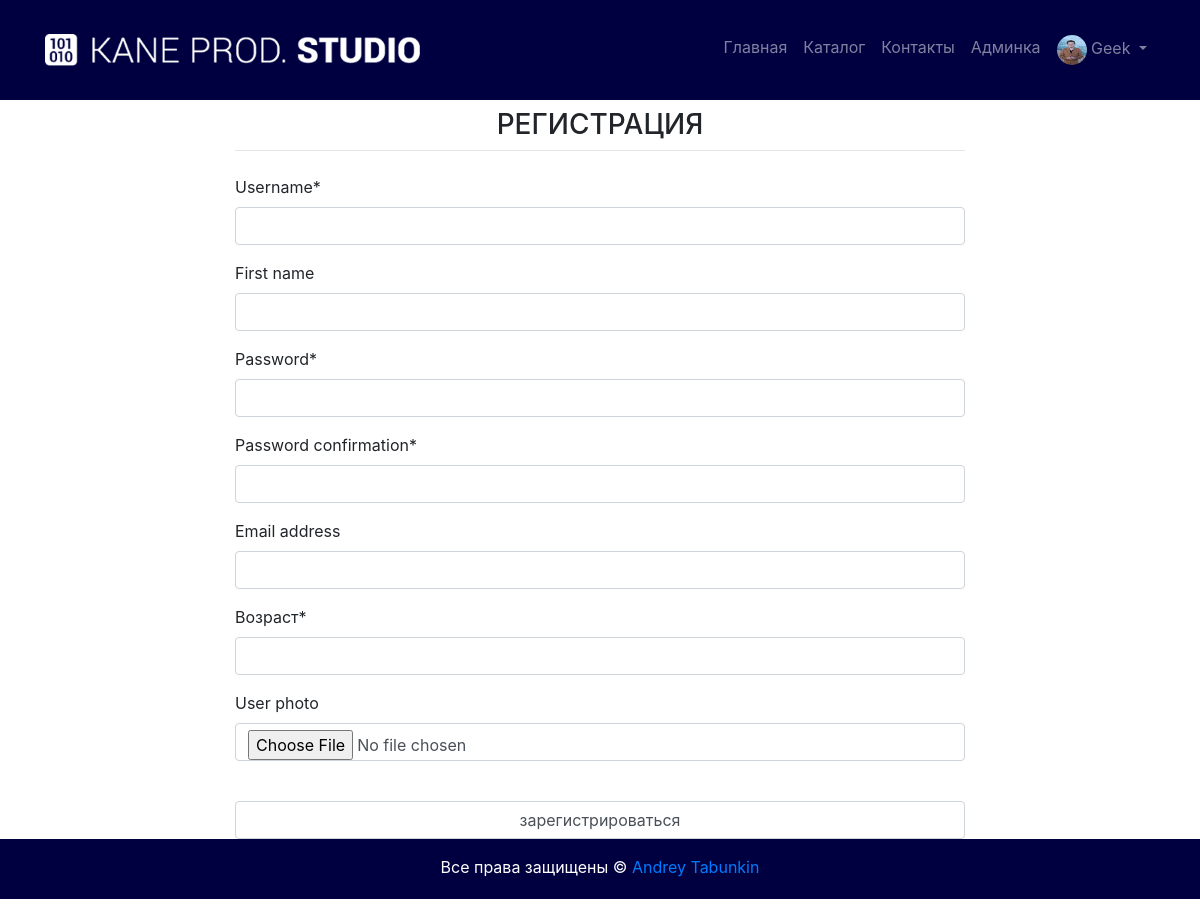
The app's page /auth/register/ (signed in) with its own data.
### authapp/models.py (models this page shows)
class ShopUser(AbstractUser):
    user_photo = models.ImageField(upload_to='users_photo', blank=True)
    age = models.PositiveIntegerField(verbose_name='Возраст', null=True)
    is_active = models.BooleanField(verbose_name='активна', default=True)

### authapp/views.py (the view)
# urls.py: path('register/', authapp.user_register, name='register'),
def user_register(request):
    title = 'регистрация'
    if request.method == 'POST':
        register_form = ShopUserRegisterForm(request.POST, request.FILES)
        if register_form.is_valid():
            register_form.save()
            return HttpResponseRedirect(reverse('auth:login'))
    else:
        register_form = ShopUserRegisterForm()
    content = {'title': title, 'register_form': register_form}
    return render(request, 'authapp/register.html', content)

### authapp/forms.py
class ShopUserRegisterForm(UserCreationForm):
    class Meta:
        model = ShopUser
        fields = ('username', 'first_name', 'password1', 'password2', 'email', 'age', 'user_photo')
    def __init__(self, *args, **kwargs):
        super().__init__(*args, **kwargs)
        for field_name, field in self.fields.items():
            field.widget.attrs['class'] = 'form-control'
            field.help_text = ''

### authapp/templates/authapp/register.html (shortened to what this page needs)
{% extends 'authapp/base.html' %}
{% load crispy_forms_tags %}
{% load staticfiles %}
{% block content %}
    <form class="form-horizontal" action="{% url 'auth:register' %}" method="post" enctype="multipart/form-data">
        {{ register_form|crispy }}
        <br>
        <input class="form-control" type="submit" value="зарегистрироваться">
    </form>
{% endblock %}

### mainapp/templates/mainapp/includes/inc_main_menu.html (shortened to what this page needs)
{% load static %}
<nav class="navbar sticky-top navbar-expand-lg navbar-dark w-100">
    <div class="container">
        <a class="navbar-brand" href="{% url 'main:index' %}"><img class="w-75"
                                                                   src="{% static 'img/kane_logotip.png' %}"
                                                                   alt=""></a>
        <div class="collapse navbar-collapse justify-content-end" id="navbarNav">
            <ul class="navbar-nav">
                <li class="nav-item {% if request.resolver_match.url_name == 'index' %}active{% endif %}">
                    <a class="nav-link" href="{% url 'main:index' %}">Главная<span class="sr-only">(current)</span></a>
                </li>
                <li class="nav-item {% if request.resolver_match.url_name == 'catalog' %}active{% endif %}">
                    <a class="nav-link" href="{% url 'main:catalog' 0 %}">Каталог</a>
                </li>
                <li class="nav-item {% if request.resolver_match.url_name == 'contact' %}active{% endif %}">
                    <a class="nav-link" href="{% url 'main:contact' %}">Контакты</a>
                </li>
                {% if user.is_superuser %}
                    <li class="nav-item">
                        <a class="nav-link" href="{% url 'myadmin:users_read' %}">Админка</a>
                    </li>
                {% endif %}
                {% if user.is_authenticated %}
                    <li class="nav-item dropdown">
                        <a class="nav-link dropdown-toggle" href="#" id="navbarDropdown" role="button"
                           data-toggle="dropdown" aria-haspopup="true" aria-expanded="false">
                            <img class="img-rounded user_photo" src="/media/{{ user.user_photo }}"
                                 alt=""> {{ user.first_name|default:'Пользователь' }}
                        </a>
                    </li>
                {% else %}
                    <a class="nav-link" href="{% url 'auth:login' %}">Войти</a>
                {% endif %}
        </div>
    </div>
</nav>

### static/css/style.css (style rules this page uses)
.navbar, footer { background: rgb(0,0,64); margin: 0; padding: 0px; }
.navbar { height: 100px; }
.user_photo { vertical-align: middle; width: 30px; height: 30px; border-radius: 50%; }

### records on screen
ShopUser: user_photo (picture), first_name "Geek"

### other values on screen
{{ title|upper }} "РЕГИСТРАЦИЯ"
